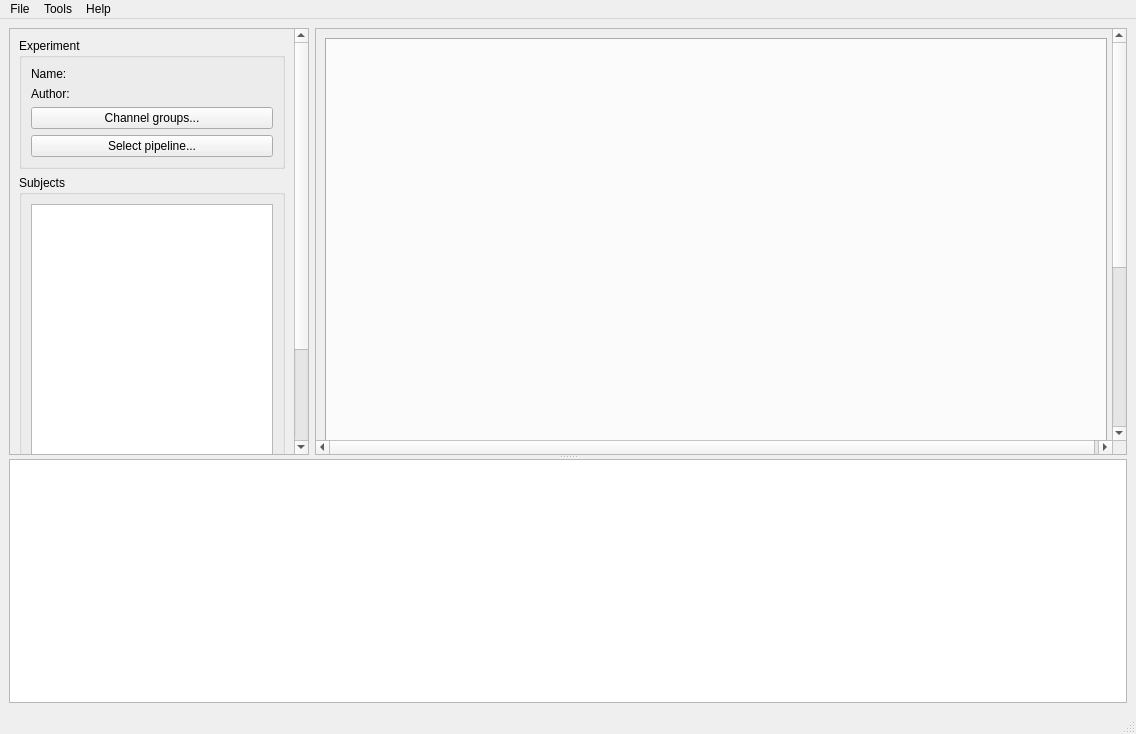
<?xml version="1.0" encoding="UTF-8"?>
<ui version="4.0">
 <class>MainWindow</class>
 <widget class="QMainWindow" name="MainWindow">
  <property name="geometry">
   <rect>
    <x>0</x>
    <y>0</y>
    <width>1136</width>
    <height>734</height>
   </rect>
  </property>
  <property name="windowTitle">
   <string>Meggie</string>
  </property>
  <widget class="QWidget" name="centralwidget">
   <layout class="QGridLayout" name="gridLayout">
    <item row="0" column="0">
     <widget class="QSplitter" name="splitterTopBottom">
      <property name="orientation">
       <enum>Qt::Vertical</enum>
      </property>
      <widget class="QWidget" name="gridLayoutWidget">
       <layout class="QGridLayout" name="gridLayoutTop">
        <item row="0" column="0">
         <widget class="QScrollArea" name="scrollAreaLeft">
          <property name="minimumSize">
           <size>
            <width>300</width>
            <height>0</height>
           </size>
          </property>
          <property name="maximumSize">
           <size>
            <width>300</width>
            <height>16777215</height>
           </size>
          </property>
          <property name="focusPolicy">
           <enum>Qt::NoFocus</enum>
          </property>
          <property name="widgetResizable">
           <bool>true</bool>
          </property>
          <widget class="QWidget" name="scrollAreaWidgetContents">
           <property name="geometry">
            <rect>
             <x>0</x>
             <y>0</y>
             <width>284</width>
             <height>550</height>
            </rect>
           </property>
           <property name="minimumSize">
            <size>
             <width>250</width>
             <height>550</height>
            </size>
           </property>
           <layout class="QGridLayout" name="gridLayout_2">
            <item row="2" column="0">
             <widget class="QGroupBox" name="groupBoxSubjects">
              <property name="title">
               <string>Subjects</string>
              </property>
              <layout class="QGridLayout" name="gridLayout_12">
               <property name="leftMargin">
                <number>9</number>
               </property>
               <property name="topMargin">
                <number>9</number>
               </property>
               <property name="rightMargin">
                <number>9</number>
               </property>
               <property name="bottomMargin">
                <number>9</number>
               </property>
               <item row="4" column="0">
                <widget class="QPushButton" name="pushButtonAddSubjects">
                 <property name="text">
                  <string>Add new...</string>
                 </property>
                </widget>
               </item>
               <item row="1" column="0">
                <widget class="QListWidget" name="listWidgetSubjects">
                 <property name="selectionMode">
                  <enum>QAbstractItemView::ExtendedSelection</enum>
                 </property>
                </widget>
               </item>
               <item row="3" column="0">
                <widget class="QPushButton" name="pushButtonRemoveSubject">
                 <property name="text">
                  <string>Remove selected</string>
                 </property>
                </widget>
               </item>
               <item row="2" column="0">
                <widget class="QPushButton" name="pushButtonActivateSubject">
                 <property name="text">
                  <string>Activate selected</string>
                 </property>
                </widget>
               </item>
              </layout>
             </widget>
            </item>
            <item row="0" column="0">
             <widget class="QGroupBox" name="groupBoxExperiment">
              <property name="title">
               <string>Experiment</string>
              </property>
              <layout class="QGridLayout" name="gridLayout_4">
               <item row="1" column="1" colspan="2">
                <widget class="QLabel" name="labelExperimentAuthorValue">
                 <property name="text">
                  <string/>
                 </property>
                </widget>
               </item>
               <item row="1" column="0">
                <widget class="QLabel" name="labelExperimentAuthor">
                 <property name="text">
                  <string>Author:</string>
                 </property>
                </widget>
               </item>
               <item row="0" column="1" colspan="2">
                <widget class="QLabel" name="labelExperimentNameValue">
                 <property name="text">
                  <string/>
                 </property>
                </widget>
               </item>
               <item row="0" column="0">
                <widget class="QLabel" name="labelExperimentName">
                 <property name="text">
                  <string>Name:</string>
                 </property>
                </widget>
               </item>
               <item row="2" column="0" colspan="3">
                <widget class="QPushButton" name="pushButtonChannelGroups">
                 <property name="text">
                  <string>Channel groups...</string>
                 </property>
                </widget>
               </item>
               <item row="3" column="0" colspan="3">
                <widget class="QPushButton" name="pushButtonPipelines">
                 <property name="text">
                  <string>Select pipeline...</string>
                 </property>
                </widget>
               </item>
              </layout>
             </widget>
            </item>
           </layout>
          </widget>
         </widget>
        </item>
        <item row="0" column="1">
         <widget class="QScrollArea" name="scrollAreaRight">
          <property name="focusPolicy">
           <enum>Qt::NoFocus</enum>
          </property>
          <property name="widgetResizable">
           <bool>true</bool>
          </property>
          <widget class="QWidget" name="scrollAreaWidgetContents_2">
           <property name="geometry">
            <rect>
             <x>0</x>
             <y>0</y>
             <width>800</width>
             <height>700</height>
            </rect>
           </property>
           <property name="minimumSize">
            <size>
             <width>800</width>
             <height>700</height>
            </size>
           </property>
           <layout class="QGridLayout" name="gridLayout_3">
            <item row="0" column="0">
             <widget class="QTabWidget" name="tabWidget">
              <property name="enabled">
               <bool>true</bool>
              </property>
              <property name="sizePolicy">
               <sizepolicy hsizetype="Expanding" vsizetype="Expanding">
                <horstretch>0</horstretch>
                <verstretch>0</verstretch>
               </sizepolicy>
              </property>
              <property name="minimumSize">
               <size>
                <width>200</width>
                <height>400</height>
               </size>
              </property>
              <property name="maximumSize">
               <size>
                <width>20000</width>
                <height>16777215</height>
               </size>
              </property>
              <property name="currentIndex">
               <number>-1</number>
              </property>
             </widget>
            </item>
           </layout>
          </widget>
         </widget>
        </item>
       </layout>
      </widget>
      <widget class="QTextEdit" name="textEditConsole">
       <property name="minimumSize">
        <size>
         <width>0</width>
         <height>0</height>
        </size>
       </property>
       <property name="focusPolicy">
        <enum>Qt::NoFocus</enum>
       </property>
      </widget>
     </widget>
    </item>
   </layout>
  </widget>
  <widget class="QMenuBar" name="menubar">
   <property name="geometry">
    <rect>
     <x>0</x>
     <y>0</y>
     <width>1136</width>
     <height>20</height>
    </rect>
   </property>
   <widget class="QMenu" name="menuFile">
    <property name="title">
     <string>File</string>
    </property>
    <addaction name="actionCreateExperiment"/>
    <addaction name="actionOpenExperiment"/>
    <addaction name="actionQuit"/>
   </widget>
   <widget class="QMenu" name="menuTools">
    <property name="title">
     <string>Tools</string>
    </property>
    <addaction name="actionShowLog"/>
    <addaction name="actionPreferences"/>
   </widget>
   <widget class="QMenu" name="menuHelp">
    <property name="title">
     <string>Help</string>
    </property>
    <addaction name="actionAbout"/>
   </widget>
   <addaction name="menuFile"/>
   <addaction name="menuTools"/>
   <addaction name="menuHelp"/>
  </widget>
  <widget class="QStatusBar" name="statusbar"/>
  <action name="actionCreateExperiment">
   <property name="text">
    <string>Create new experiment...</string>
   </property>
  </action>
  <action name="actionOpenExperiment">
   <property name="text">
    <string>Open experiment...</string>
   </property>
  </action>
  <action name="actionShowExperimentInfo">
   <property name="text">
    <string>Show experiment info...</string>
   </property>
  </action>
  <action name="actionQuit">
   <property name="text">
    <string>Quit</string>
   </property>
  </action>
  <action name="actionShowLog">
   <property name="text">
    <string>Show log...</string>
   </property>
  </action>
  <action name="actionPreferences">
   <property name="text">
    <string>Preferences...</string>
   </property>
  </action>
  <action name="actionAbout">
   <property name="text">
    <string>About...</string>
   </property>
  </action>
 </widget>
 <tabstops>
  <tabstop>scrollAreaLeft</tabstop>
  <tabstop>pushButtonChannelGroups</tabstop>
  <tabstop>listWidgetSubjects</tabstop>
  <tabstop>pushButtonActivateSubject</tabstop>
  <tabstop>pushButtonRemoveSubject</tabstop>
  <tabstop>pushButtonAddSubjects</tabstop>
  <tabstop>scrollAreaRight</tabstop>
  <tabstop>tabWidget</tabstop>
  <tabstop>textEditConsole</tabstop>
 </tabstops>
 <resources/>
 <connections/>
</ui>
